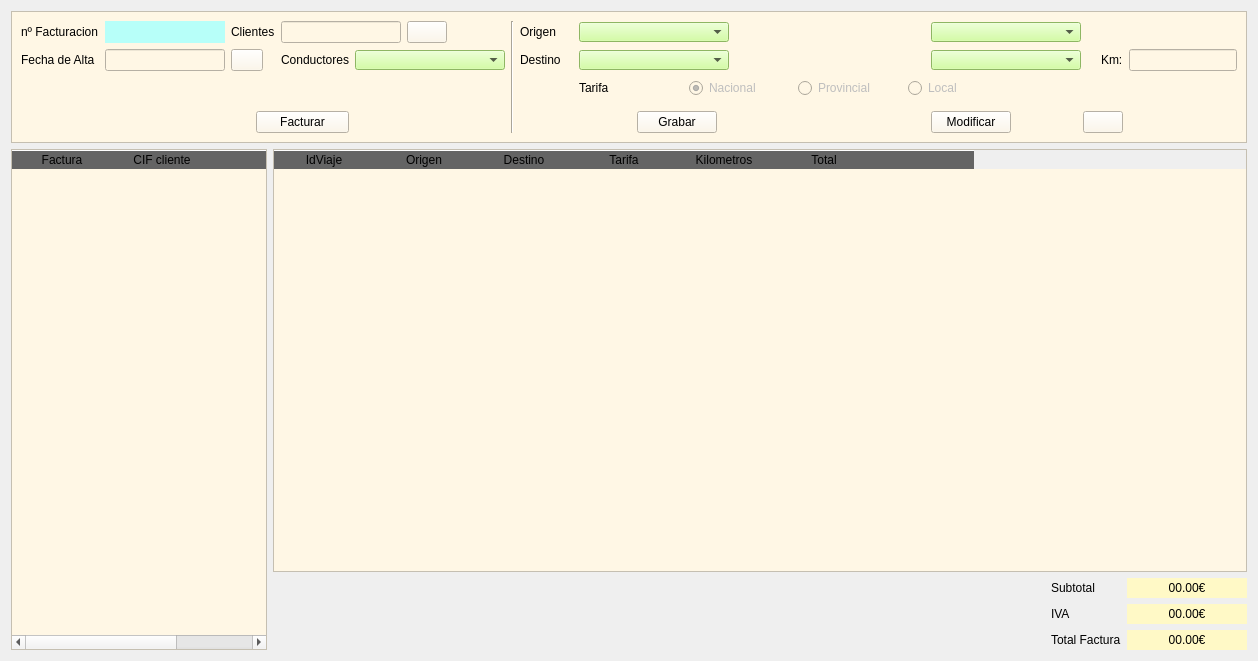
      <widget class="QWidget" name="tab">
       <attribute name="title">
        <string>FACTURACION</string>
       </attribute>
       <layout class="QGridLayout" name="gridLayout_7">
        <item row="1" column="1" colspan="3">
         <widget class="QTableWidget" name="tabViajes">
          <property name="minimumSize">
           <size>
            <width>721</width>
            <height>386</height>
           </size>
          </property>
          <property name="maximumSize">
           <size>
            <width>16777215</width>
            <height>16777215</height>
           </size>
          </property>
          <property name="styleSheet">
           <string notr="true">QHeaderView::section:horizontal
{
border-top: 1px solid #ffffff;
color:'white';
font: 11pt &quot;Arial&quot;;
background-color: 
rgb(100, 100, 100)
}
QTableView{
background-color: 
rgb(255, 247, 229)
}
QTableWidget::item:selected {
    background-color: rgb(255, 241, 150);
color:'black';
}</string>
          </property>
          <property name="editTriggers">
           <set>QAbstractItemView::NoEditTriggers</set>
          </property>
          <property name="selectionBehavior">
           <enum>QAbstractItemView::SelectRows</enum>
          </property>
          <attribute name="verticalHeaderVisible">
           <bool>false</bool>
          </attribute>
          <column>
           <property name="text">
            <string>IdViaje</string>
           </property>
          </column>
          <column>
           <property name="text">
            <string>Origen</string>
           </property>
          </column>
          <column>
           <property name="text">
            <string>Destino</string>
           </property>
          </column>
          <column>
           <property name="text">
            <string>Tarifa</string>
           </property>
          </column>
          <column>
           <property name="text">
            <string>Kilometros</string>
           </property>
          </column>
          <column>
           <property name="text">
            <string>Total</string>
           </property>
          </column>
          <column>
           <property name="text">
            <string/>
           </property>
          </column>
         </widget>
        </item>
        <item row="2" column="1">
         <spacer name="horizontalSpacer_25">
          <property name="orientation">
           <enum>Qt::Horizontal</enum>
          </property>
          <property name="sizeHint" stdset="0">
           <size>
            <width>543</width>
            <height>20</height>
           </size>
          </property>
         </spacer>
        </item>
        <item row="1" column="0" rowspan="4">
         <widget class="QTableWidget" name="tablaFacturas">
          <property name="minimumSize">
           <size>
            <width>30</width>
            <height>501</height>
           </size>
          </property>
          <property name="maximumSize">
           <size>
            <width>256</width>
            <height>16777215</height>
           </size>
          </property>
          <property name="styleSheet">
           <string notr="true">QHeaderView::section:horizontal
{
border-top: 1px solid #ffffff;
color:'white';
font: 11pt &quot;Arial&quot;;
background-color: 
rgb(100, 100, 100)
}
QTableView{
background-color: 
rgb(255, 247, 229)
}
</string>
          </property>
          <property name="editTriggers">
           <set>QAbstractItemView::NoEditTriggers</set>
          </property>
          <property name="selectionBehavior">
           <enum>QAbstractItemView::SelectRows</enum>
          </property>
          <property name="gridStyle">
           <enum>Qt::SolidLine</enum>
          </property>
          <attribute name="verticalHeaderVisible">
           <bool>false</bool>
          </attribute>
          <column>
           <property name="text">
            <string>Factura</string>
           </property>
          </column>
          <column>
           <property name="text">
            <string>CIF cliente</string>
           </property>
          </column>
          <column>
           <property name="text">
            <string/>
           </property>
          </column>
         </widget>
        </item>
        <item row="4" column="2">
         <widget class="QLabel" name="lblfacturacion_4">
          <property name="text">
           <string>Total Factura</string>
          </property>
         </widget>
        </item>
        <item row="3" column="3">
         <widget class="QLabel" name="lbliva">
          <property name="minimumSize">
           <size>
            <width>120</width>
            <height>0</height>
           </size>
          </property>
          <property name="maximumSize">
           <size>
            <width>16777215</width>
            <height>25</height>
           </size>
          </property>
          <property name="styleSheet">
           <string notr="true">background-color:rgb(255, 249, 198)</string>
          </property>
          <property name="text">
           <string>00.00€</string>
          </property>
          <property name="alignment">
           <set>Qt::AlignCenter</set>
          </property>
         </widget>
        </item>
        <item row="4" column="1">
         <spacer name="horizontalSpacer_27">
          <property name="orientation">
           <enum>Qt::Horizontal</enum>
          </property>
          <property name="sizeHint" stdset="0">
           <size>
            <width>543</width>
            <height>20</height>
           </size>
          </property>
         </spacer>
        </item>
        <item row="4" column="3">
         <widget class="QLabel" name="lbltotalfactura">
          <property name="minimumSize">
           <size>
            <width>120</width>
            <height>0</height>
           </size>
          </property>
          <property name="maximumSize">
           <size>
            <width>16777215</width>
            <height>25</height>
           </size>
          </property>
          <property name="styleSheet">
           <string notr="true">background-color:rgb(255, 249, 198)</string>
          </property>
          <property name="text">
           <string>00.00€</string>
          </property>
          <property name="alignment">
           <set>Qt::AlignCenter</set>
          </property>
         </widget>
        </item>
        <item row="2" column="2">
         <widget class="QLabel" name="lblfacturacion_2">
          <property name="text">
           <string>Subtotal</string>
          </property>
         </widget>
        </item>
        <item row="3" column="1">
         <spacer name="horizontalSpacer_26">
          <property name="orientation">
           <enum>Qt::Horizontal</enum>
          </property>
          <property name="sizeHint" stdset="0">
           <size>
            <width>543</width>
            <height>20</height>
           </size>
          </property>
         </spacer>
        </item>
        <item row="3" column="2">
         <widget class="QLabel" name="lblfacturacion_3">
          <property name="text">
           <string>IVA</string>
          </property>
         </widget>
        </item>
        <item row="2" column="3">
         <widget class="QLabel" name="lblsubtotal">
          <property name="minimumSize">
           <size>
            <width>120</width>
            <height>10</height>
           </size>
          </property>
          <property name="maximumSize">
           <size>
            <width>16777215</width>
            <height>25</height>
           </size>
          </property>
          <property name="styleSheet">
           <string notr="true">background-color:rgb(255, 249, 198)</string>
          </property>
          <property name="text">
           <string>00.00€</string>
          </property>
          <property name="alignment">
           <set>Qt::AlignCenter</set>
          </property>
         </widget>
        </item>
        <item row="0" column="0" colspan="4">
         <widget class="QFrame" name="frame_2">
          <property name="maximumSize">
           <size>
            <width>16777215</width>
            <height>161</height>
           </size>
          </property>
          <property name="styleSheet">
           <string notr="true">background-color: 
rgb(255, 247, 229)</string>
          </property>
          <property name="frameShape">
           <enum>QFrame::StyledPanel</enum>
          </property>
          <property name="frameShadow">
           <enum>QFrame::Raised</enum>
          </property>
          <layout class="QGridLayout" name="gridLayout_6">
           <item row="0" column="0">
            <widget class="QLabel" name="lblfacturacion">
             <property name="text">
              <string>nº Facturacion</string>
             </property>
            </widget>
           </item>
           <item row="0" column="1">
            <widget class="QLabel" name="lblcodfacturacion">
             <property name="styleSheet">
              <string notr="true">background-color:rgb(183, 255, 249)</string>
             </property>
             <property name="text">
              <string/>
             </property>
             <property name="alignment">
              <set>Qt::AlignCenter</set>
             </property>
            </widget>
           </item>
           <item row="0" column="2" colspan="2">
            <widget class="QLabel" name="labelClientes">
             <property name="text">
              <string>Clientes</string>
             </property>
            </widget>
           </item>
           <item row="0" column="4" colspan="2">
            <widget class="QLineEdit" name="txtcifcli">
             <property name="minimumSize">
              <size>
               <width>120</width>
               <height>20</height>
              </size>
             </property>
             <property name="alignment">
              <set>Qt::AlignCenter</set>
             </property>
            </widget>
           </item>
           <item row="0" column="6">
            <widget class="QPushButton" name="btnBuscar3">
             <property name="text">
              <string/>
             </property>
             <property name="icon">
              <iconset>
               <normaloff>../img/lupaper.ico</normaloff>../img/lupaper.ico</iconset>
             </property>
             <property name="iconSize">
              <size>
               <width>15</width>
               <height>15</height>
              </size>
             </property>
            </widget>
           </item>
           <item row="0" column="7">
            <spacer name="horizontalSpacer">
             <property name="orientation">
              <enum>Qt::Horizontal</enum>
             </property>
             <property name="sizeHint" stdset="0">
              <size>
               <width>45</width>
               <height>20</height>
              </size>
             </property>
            </spacer>
           </item>
           <item row="0" column="8" rowspan="5">
            <widget class="Line" name="line">
             <property name="orientation">
              <enum>Qt::Vertical</enum>
             </property>
            </widget>
           </item>
           <item row="0" column="9">
            <widget class="QLabel" name="labelorigen">
             <property name="text">
              <string>Origen</string>
             </property>
            </widget>
           </item>
           <item row="0" column="10" colspan="3">
            <widget class="QComboBox" name="cmbProbVentas">
             <property name="minimumSize">
              <size>
               <width>150</width>
               <height>20</height>
              </size>
             </property>
             <property name="maximumSize">
              <size>
               <width>150</width>
               <height>20</height>
              </size>
             </property>
             <property name="styleSheet">
              <string notr="true">background-color:
rgb(199, 255, 139)</string>
             </property>
            </widget>
           </item>
           <item row="0" column="13" colspan="3">
            <widget class="QComboBox" name="cmbMuniVentas">
             <property name="minimumSize">
              <size>
               <width>150</width>
               <height>20</height>
              </size>
             </property>
             <property name="maximumSize">
              <size>
               <width>150</width>
               <height>20</height>
              </size>
             </property>
             <property name="styleSheet">
              <string notr="true">background-color:
rgb(199, 255, 139)</string>
             </property>
            </widget>
           </item>
           <item row="0" column="16" colspan="2">
            <spacer name="horizontalSpacer_2">
             <property name="orientation">
              <enum>Qt::Horizontal</enum>
             </property>
             <property name="sizeHint" stdset="0">
              <size>
               <width>124</width>
               <height>20</height>
              </size>
             </property>
            </spacer>
           </item>
           <item row="1" column="0">
            <widget class="QLabel" name="lblfecha">
             <property name="minimumSize">
              <size>
               <width>50</width>
               <height>20</height>
              </size>
             </property>
             <property name="text">
              <string>Fecha de Alta</string>
             </property>
            </widget>
           </item>
           <item row="1" column="1">
            <widget class="QLineEdit" name="txtfechafact">
             <property name="minimumSize">
              <size>
               <width>120</width>
               <height>20</height>
              </size>
             </property>
             <property name="alignment">
              <set>Qt::AlignCenter</set>
             </property>
            </widget>
           </item>
           <item row="1" column="2" colspan="2">
            <widget class="QPushButton" name="btnCalendariofact">
             <property name="maximumSize">
              <size>
               <width>32</width>
               <height>23</height>
              </size>
             </property>
             <property name="text">
              <string/>
             </property>
             <property name="icon">
              <iconset>
               <normaloff>../img/calendarday_January_month_calendari_1584.ico</normaloff>../img/calendarday_January_month_calendari_1584.ico</iconset>
             </property>
            </widget>
           </item>
           <item row="1" column="4">
            <widget class="QLabel" name="lblcond">
             <property name="text">
              <string>Conductores</string>
             </property>
            </widget>
           </item>
           <item row="1" column="5" colspan="3">
            <widget class="QComboBox" name="cmbCond">
             <property name="minimumSize">
              <size>
               <width>150</width>
               <height>20</height>
              </size>
             </property>
             <property name="maximumSize">
              <size>
               <width>150</width>
               <height>20</height>
              </size>
             </property>
             <property name="styleSheet">
              <string notr="true">background-color:
rgb(199, 255, 139)</string>
             </property>
            </widget>
           </item>
           <item row="1" column="9">
            <widget class="QLabel" name="labelorigen_2">
             <property name="text">
              <string>Destino</string>
             </property>
            </widget>
           </item>
           <item row="1" column="10" colspan="3">
            <widget class="QComboBox" name="cmbProbVentas2">
             <property name="minimumSize">
              <size>
               <width>150</width>
               <height>20</height>
              </size>
             </property>
             <property name="maximumSize">
              <size>
               <width>150</width>
               <height>20</height>
              </size>
             </property>
             <property name="styleSheet">
              <string notr="true">background-color:
rgb(199, 255, 139)</string>
             </property>
            </widget>
           </item>
           <item row="1" column="13" colspan="3">
            <widget class="QComboBox" name="cmbMuniVentas2">
             <property name="minimumSize">
              <size>
               <width>150</width>
               <height>20</height>
              </size>
             </property>
             <property name="maximumSize">
              <size>
               <width>150</width>
               <height>20</height>
              </size>
             </property>
             <property name="styleSheet">
              <string notr="true">background-color:
rgb(199, 255, 139)</string>
             </property>
            </widget>
           </item>
           <item row="1" column="16">
            <widget class="QLabel" name="labelClientes_2">
             <property name="text">
              <string>Km:</string>
             </property>
            </widget>
           </item>
           <item row="1" column="17">
            <widget class="QLineEdit" name="txtkm">
             <property name="minimumSize">
              <size>
               <width>0</width>
               <height>0</height>
              </size>
             </property>
             <property name="alignment">
              <set>Qt::AlignCenter</set>
             </property>
            </widget>
           </item>
           <item row="2" column="4">
            <spacer name="verticalSpacer_3">
             <property name="orientation">
              <enum>Qt::Vertical</enum>
             </property>
             <property name="sizeHint" stdset="0">
              <size>
               <width>20</width>
               <height>22</height>
              </size>
             </property>
            </spacer>
           </item>
           <item row="2" column="10" colspan="4">
            <layout class="QHBoxLayout" name="horizontalLayout_5">
             <item>
              <widget class="QLabel" name="lblTarifa">
               <property name="text">
                <string>Tarifa</string>
               </property>
              </widget>
             </item>
             <item>
              <widget class="QRadioButton" name="rbtNacional">
               <property name="enabled">
                <bool>false</bool>
               </property>
               <property name="text">
                <string>Nacional</string>
               </property>
               <property name="checked">
                <bool>true</bool>
               </property>
              </widget>
             </item>
             <item>
              <widget class="QRadioButton" name="rbtProvincial">
               <property name="enabled">
                <bool>false</bool>
               </property>
               <property name="text">
                <string>Provincial</string>
               </property>
               <property name="checked">
                <bool>false</bool>
               </property>
              </widget>
             </item>
             <item>
              <widget class="QRadioButton" name="rbtLocal">
               <property name="enabled">
                <bool>false</bool>
               </property>
               <property name="text">
                <string>Local</string>
               </property>
              </widget>
             </item>
            </layout>
           </item>
           <item row="3" column="5" rowspan="2" colspan="3">
            <spacer name="horizontalSpacer_8">
             <property name="orientation">
              <enum>Qt::Horizontal</enum>
             </property>
             <property name="sizeHint" stdset="0">
              <size>
               <width>147</width>
               <height>20</height>
              </size>
             </property>
            </spacer>
           </item>
           <item row="4" column="0" colspan="3">
            <spacer name="horizontalSpacer_5">
             <property name="orientation">
              <enum>Qt::Horizontal</enum>
             </property>
             <property name="sizeHint" stdset="0">
              <size>
               <width>215</width>
               <height>17</height>
              </size>
             </property>
            </spacer>
           </item>
           <item row="4" column="3" colspan="2">
            <widget class="QPushButton" name="btnFactura">
             <property name="text">
              <string>Facturar</string>
             </property>
            </widget>
           </item>
           <item row="4" column="9" colspan="2">
            <spacer name="horizontalSpacer_19">
             <property name="orientation">
              <enum>Qt::Horizontal</enum>
             </property>
             <property name="sizeHint" stdset="0">
              <size>
               <width>111</width>
               <height>20</height>
              </size>
             </property>
            </spacer>
           </item>
           <item row="4" column="11">
            <widget class="QPushButton" name="btngrabar">
             <property name="text">
              <string>Grabar</string>
             </property>
            </widget>
           </item>
           <item row="4" column="12">
            <spacer name="horizontalSpacer_24">
             <property name="orientation">
              <enum>Qt::Horizontal</enum>
             </property>
             <property name="sizeHint" stdset="0">
              <size>
               <width>202</width>
               <height>20</height>
              </size>
             </property>
            </spacer>
           </item>
           <item row="4" column="13">
            <widget class="QPushButton" name="btnmodifviaje">
             <property name="text">
              <string>Modificar</string>
             </property>
            </widget>
           </item>
           <item row="4" column="14">
            <spacer name="horizontalSpacer_28">
             <property name="orientation">
              <enum>Qt::Horizontal</enum>
             </property>
             <property name="sizeHint" stdset="0">
              <size>
               <width>60</width>
               <height>20</height>
              </size>
             </property>
            </spacer>
           </item>
           <item row="4" column="15" colspan="2">
            <widget class="QPushButton" name="btnrecargar">
             <property name="text">
              <string/>
             </property>
             <property name="icon">
              <iconset>
               <normaloff>../img/reload_11067.ico</normaloff>../img/reload_11067.ico</iconset>
             </property>
            </widget>
           </item>
           <item row="4" column="17">
            <spacer name="horizontalSpacer_29">
             <property name="orientation">
              <enum>Qt::Horizontal</enum>
             </property>
             <property name="sizeHint" stdset="0">
              <size>
               <width>51</width>
               <height>20</height>
              </size>
             </property>
            </spacer>
           </item>
          </layout>
         </widget>
        </item>
       </layout>
      </widget>
